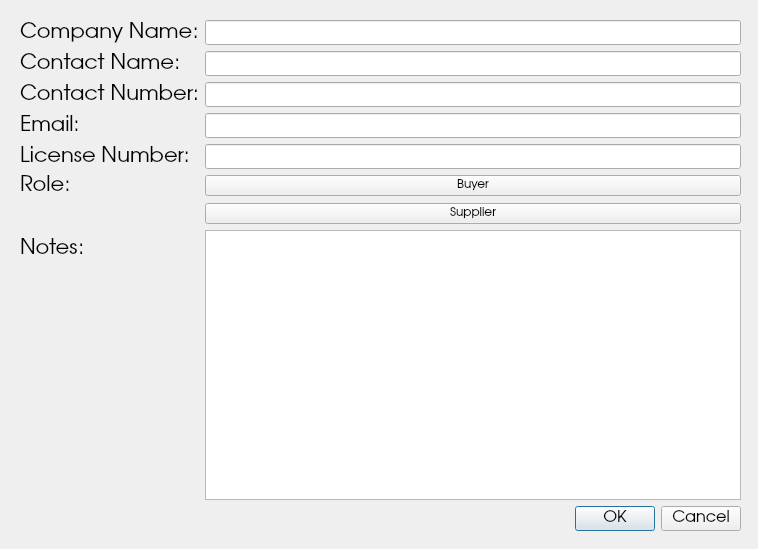
<?xml version="1.0" encoding="UTF-8"?>
<ui version="4.0">
 <class>Dialog</class>
 <widget class="QDialog" name="Dialog">
  <property name="geometry">
   <rect>
    <x>0</x>
    <y>0</y>
    <width>758</width>
    <height>549</height>
   </rect>
  </property>
  <property name="windowTitle">
   <string>Dialog</string>
  </property>
  <widget class="QWidget" name="formLayoutWidget">
   <property name="geometry">
    <rect>
     <x>20</x>
     <y>20</y>
     <width>721</width>
     <height>511</height>
    </rect>
   </property>
   <property name="font">
    <font>
     <family>URW Gothic L</family>
    </font>
   </property>
   <layout class="QFormLayout" name="formLayout">
    <property name="fieldGrowthPolicy">
     <enum>QFormLayout::AllNonFixedFieldsGrow</enum>
    </property>
    <item row="0" column="1">
     <widget class="QLineEdit" name="lineCompany">
      <property name="font">
       <font>
        <family>URW Gothic L</family>
        <pointsize>12</pointsize>
       </font>
      </property>
     </widget>
    </item>
    <item row="1" column="0">
     <widget class="QLabel" name="label_2">
      <property name="font">
       <font>
        <family>URW Gothic L</family>
        <pointsize>16</pointsize>
       </font>
      </property>
      <property name="text">
       <string>Contact Name:</string>
      </property>
     </widget>
    </item>
    <item row="1" column="1">
     <widget class="QLineEdit" name="lineContactName">
      <property name="font">
       <font>
        <family>URW Gothic L</family>
        <pointsize>12</pointsize>
       </font>
      </property>
     </widget>
    </item>
    <item row="2" column="0">
     <widget class="QLabel" name="label_3">
      <property name="font">
       <font>
        <family>URW Gothic L</family>
        <pointsize>16</pointsize>
       </font>
      </property>
      <property name="text">
       <string>Contact Number:</string>
      </property>
     </widget>
    </item>
    <item row="2" column="1">
     <widget class="QLineEdit" name="lineContactNum">
      <property name="font">
       <font>
        <family>URW Gothic L</family>
        <pointsize>12</pointsize>
       </font>
      </property>
     </widget>
    </item>
    <item row="3" column="0">
     <widget class="QLabel" name="label_4">
      <property name="font">
       <font>
        <family>URW Gothic L</family>
        <pointsize>16</pointsize>
       </font>
      </property>
      <property name="text">
       <string>Email:</string>
      </property>
     </widget>
    </item>
    <item row="3" column="1">
     <widget class="QLineEdit" name="lineEmail">
      <property name="font">
       <font>
        <family>URW Gothic L</family>
        <pointsize>12</pointsize>
       </font>
      </property>
     </widget>
    </item>
    <item row="4" column="0">
     <widget class="QLabel" name="label_5">
      <property name="font">
       <font>
        <family>URW Gothic L</family>
        <pointsize>16</pointsize>
       </font>
      </property>
      <property name="text">
       <string>License Number:</string>
      </property>
     </widget>
    </item>
    <item row="4" column="1">
     <widget class="QLineEdit" name="lineLicenseNum">
      <property name="font">
       <font>
        <family>URW Gothic L</family>
        <pointsize>12</pointsize>
       </font>
      </property>
     </widget>
    </item>
    <item row="5" column="0">
     <widget class="QLabel" name="label_7">
      <property name="font">
       <font>
        <family>URW Gothic L</family>
        <pointsize>16</pointsize>
       </font>
      </property>
      <property name="text">
       <string>Role:</string>
      </property>
     </widget>
    </item>
    <item row="5" column="1">
     <widget class="QPushButton" name="pushBuyer">
      <property name="font">
       <font>
        <family>URW Gothic L</family>
       </font>
      </property>
      <property name="text">
       <string>Buyer</string>
      </property>
      <property name="checkable">
       <bool>true</bool>
      </property>
     </widget>
    </item>
    <item row="6" column="1">
     <widget class="QPushButton" name="pushSupplier">
      <property name="font">
       <font>
        <family>URW Gothic L</family>
       </font>
      </property>
      <property name="text">
       <string>Supplier</string>
      </property>
      <property name="checkable">
       <bool>true</bool>
      </property>
     </widget>
    </item>
    <item row="7" column="0">
     <widget class="QLabel" name="label_6">
      <property name="font">
       <font>
        <family>URW Gothic L</family>
        <pointsize>16</pointsize>
       </font>
      </property>
      <property name="text">
       <string>Notes:</string>
      </property>
     </widget>
    </item>
    <item row="7" column="1">
     <widget class="QTextEdit" name="textNoteBox">
      <property name="font">
       <font>
        <family>URW Gothic L</family>
        <pointsize>12</pointsize>
       </font>
      </property>
     </widget>
    </item>
    <item row="8" column="1">
     <widget class="QDialogButtonBox" name="buttonBox">
      <property name="font">
       <font>
        <family>URW Gothic L</family>
        <pointsize>12</pointsize>
       </font>
      </property>
      <property name="standardButtons">
       <set>QDialogButtonBox::Cancel|QDialogButtonBox::Ok</set>
      </property>
     </widget>
    </item>
    <item row="0" column="0">
     <widget class="QLabel" name="label">
      <property name="font">
       <font>
        <family>URW Gothic L</family>
        <pointsize>16</pointsize>
       </font>
      </property>
      <property name="text">
       <string>Company Name:</string>
      </property>
     </widget>
    </item>
   </layout>
  </widget>
 </widget>
 <resources/>
 <connections/>
</ui>
